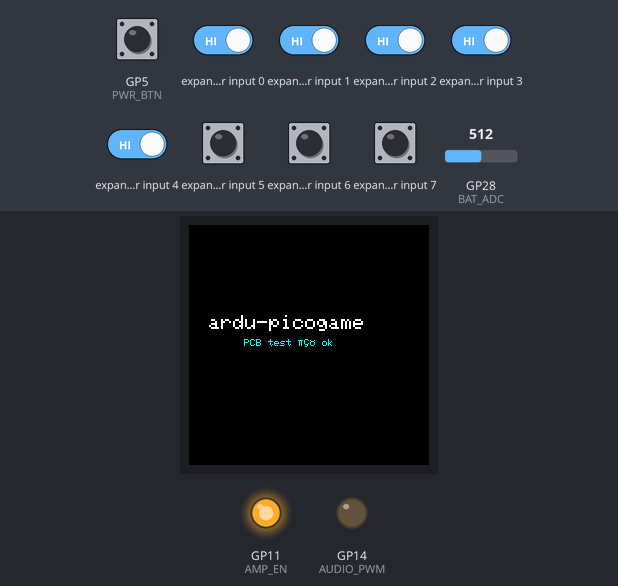
This sketch was run on a simulated Raspberry Pi Pico. Shown: 240×240 colour display, output pins drawn as LEDs (lit = HIGH). Wiring (inferred from the names in the program): input shift register (74HC165): load GP4; clock GP3; serial out GP2. The test bench sets the inputs (shaded band); at power-on: GP5 (PWR_BTN), expander input 0–7 HIGH, GP28 (BAT_ADC) = 512. Pins used as bus, display or sensor lines are not drawn; what the sketch prints to the serial monitor is not drawn.

Above: at 0.7 s.
At 2.6 s:
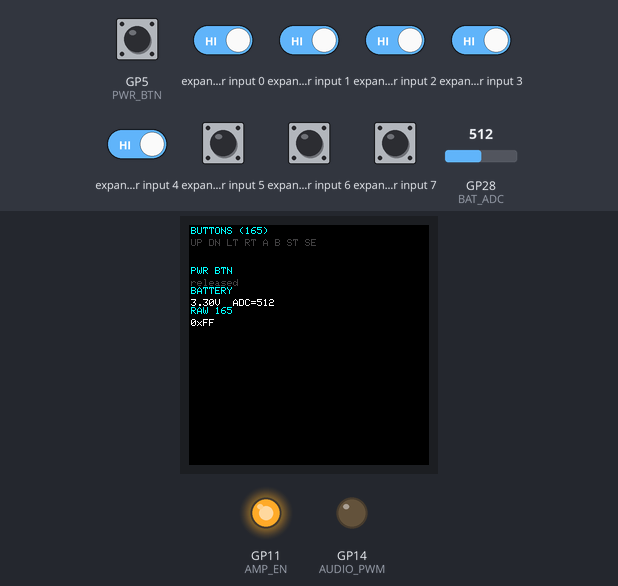
2.7 s: GP5 (PWR_BTN) pulled LOW for 0.15 s
At 2.79 s:
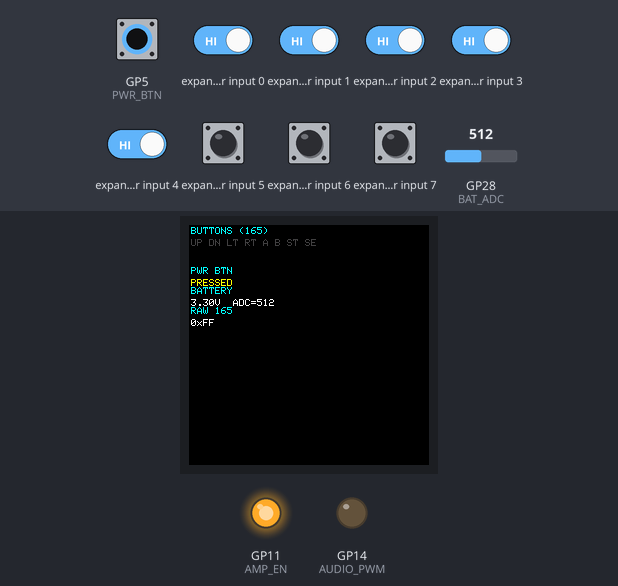
4.3 s: expander input 0 driven LOW
At 4.8 s:
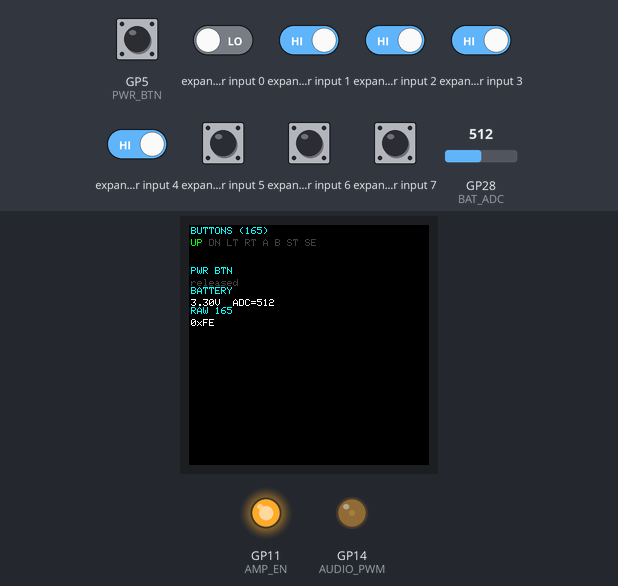
5.8 s: expander input 1 driven LOW
At 6.5 s:
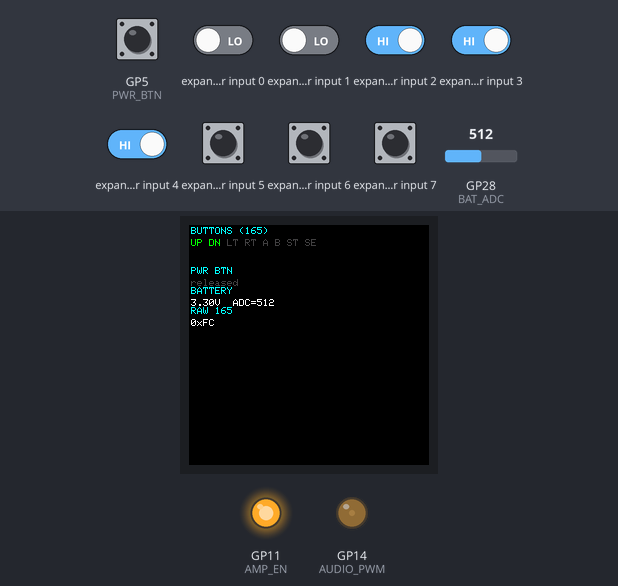
7.3 s: expander input 2 driven LOW
8.8 s: expander input 3 driven LOW
At 10.0 s:
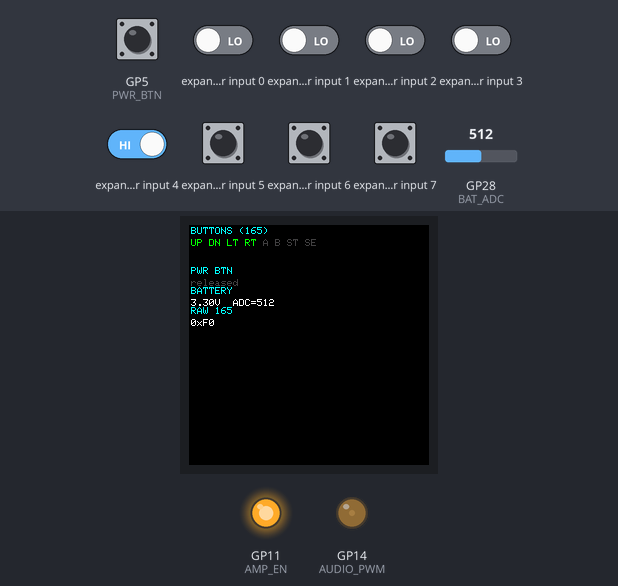
10.3 s: expander input 4 driven LOW
Timing chart, 0 to 12.8 s (numbered marks = the images above; inputs shaded):
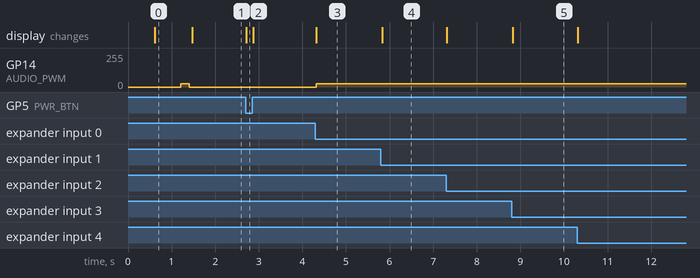

The sketch:

pcb_test.ino
```cpp
/*
 * pcb_test.ino — Hardware test for ardu-picogame PCB
 * Target: Raspberry Pi Pico (RP2040)
 * Core:   Earle Philhower arduino-pico
 * Libs:   Adafruit_GFX, Adafruit_ST7789
 *
 * Tests:
 *   - ST7789 240x240 LCD (SPI0)
 *   - 74HC165 shift register (8 buttons)
 *   - Power button (GP5)
 *   - Audio PWM + amplifier enable
 *   - Battery ADC (GP28/ADC2)
 *
 * Serial output at 115200 baud mirrors the display for debugging.
 */

#include <Adafruit_GFX.h>
#include <Adafruit_ST7789.h>
#include <SPI.h>

// ── Pin definitions (GPIO numbers, Philhower core) ───────────────────────────
// 74HC165 shift register
#define BTN_DATA  2   // GP2,  Pin 4  — Q7 serial output
#define BTN_CLK   3   // GP3,  Pin 5  — CP clock
#define BTN_PL    4   // GP4,  Pin 6  — /PL parallel load (active-low)

#define PWR_BTN   5   // GP5,  Pin 7  — power button (active-low)

#define AMP_EN    11  // GP11, Pin 15 — amplifier enable (HIGH = on)
#define LCD_SD_EN 12  // GP12, Pin 16 — TCK107AF CTRL, active-HIGH (powers all peripherals)
#define AUDIO_PWM 14  // GP14, Pin 19 — PWM audio out

// SPI0 — LCD
#define LCD_MISO  16  // GP16, Pin 21 — SPI0 RX (SD card only, LCD write-only)
#define LCD_CS    17  // GP17, Pin 22 — SPI0 CSn
#define LCD_CLK   18  // GP18, Pin 24 — SPI0 SCK
#define LCD_MOSI  19  // GP19, Pin 25 — SPI0 TX
#define LCD_DC    20  // GP20, Pin 26 — data/command select
#define LCD_RST   21  // GP21, Pin 27 — reset
#define LCD_BL    22  // GP22, Pin 29 — backlight (HIGH = on)

#define BAT_ADC   28  // GP28/ADC2, Pin 34 — battery voltage divider

// ── Adjust to match your PCB button wiring (which input of 165 = which button)
// 74HC165 shifts out H first (bit 7), then G … A (bit 0). Active-low.
#define BTN_UP     0
#define BTN_DOWN   1
#define BTN_LEFT   2
#define BTN_RIGHT  3
#define BTN_START  4
#define BTN_SELECT 5
#define BTN_A      6
#define BTN_B      7

// ── Battery divider ratio — adjust if your PCB uses a different ratio ────────
// Example: 100k + 100k divider → ratio 2.0 (measures up to 6.6V for LiPo)
// If BAT_ADC is wired directly (3.3V max): ratio = 1.0
#define BAT_DIVIDER_RATIO  2.0f

// Audio duty cycle: 0–255 (128 = 50% = loudest). Lower = quieter.
#define AUDIO_DUTY  24

// ── Colours ──────────────────────────────────────────────────────────────────
#define COL_BG      ST77XX_BLACK
#define COL_ACTIVE  ST77XX_GREEN
#define COL_IDLE    0x4208  // dark grey
#define COL_TEXT    ST77XX_WHITE
#define COL_LABEL   ST77XX_CYAN
#define COL_WARN    ST77XX_YELLOW

// ── LCD ──────────────────────────────────────────────────────────────────────
Adafruit_ST7789 tft(LCD_CS, LCD_DC, LCD_RST);

// ── 74HC165 read ─────────────────────────────────────────────────────────────
// Returns 8-bit parallel input: bit 7 = H input, bit 0 = A input.
// Buttons are active-low: 0 = pressed, 1 = released.
static uint8_t read165() {
    // Latch parallel inputs
    digitalWrite(BTN_PL, LOW);
    delayMicroseconds(1);
    digitalWrite(BTN_PL, HIGH);
    // Shift out 8 bits; first bit already on Q7 after latch
    uint8_t val = 0;
    for (int i = 7; i >= 0; i--) {
        val |= (uint8_t)(digitalRead(BTN_DATA) << i);
        digitalWrite(BTN_CLK, HIGH);
        delayMicroseconds(1);
        digitalWrite(BTN_CLK, LOW);
        delayMicroseconds(1);
    }
    return val;
}

static inline bool pressed(uint8_t state, uint8_t bit) {
    return !(state & (1u << bit));
}

// ── Setup ────────────────────────────────────────────────────────────────────
void setup() {
    Serial.begin(115200);
    delay(400);
    Serial.println("=== ardu-picogame PCB test ===");

    // 74HC165
    pinMode(BTN_DATA, INPUT);
    pinMode(BTN_CLK,  OUTPUT);
    pinMode(BTN_PL,   OUTPUT);
    digitalWrite(BTN_CLK, LOW);
    digitalWrite(BTN_PL,  HIGH);

    // Power button
    pinMode(PWR_BTN, INPUT_PULLUP);

    // Amplifier (enable now so startup beep works)
    pinMode(AMP_EN, OUTPUT);
    digitalWrite(AMP_EN, HIGH);

    // GP12 = TCK107AF load switch enable, active-HIGH.
    // HIGH = 3.3V power ON to all peripherals (LCD, buttons, amp).
    pinMode(LCD_SD_EN, OUTPUT);
    digitalWrite(LCD_SD_EN, HIGH);

    // Remap SPI0 to LCD pins before tft.init()
    SPI.setSCK(LCD_CLK);
    SPI.setTX(LCD_MOSI);
    SPI.setRX(LCD_MISO);

    tft.init(240, 240);
    tft.setSPISpeed(40000000);
    tft.setRotation(2);
    tft.fillScreen(COL_BG);

    // Splash screen
    tft.setTextColor(COL_TEXT);
    tft.setTextSize(2);
    tft.setCursor(20, 90);
    tft.print("ardu-picogame");
    tft.setCursor(55, 114);
    tft.setTextSize(1);
    tft.setTextColor(COL_LABEL);
    tft.print("PCB test — ok");
    delay(600);

    // Startup beep: two rising tones
    analogWriteFreq(880);  analogWrite(AUDIO_PWM, AUDIO_DUTY); delay(100);
    analogWriteFreq(1760); analogWrite(AUDIO_PWM, AUDIO_DUTY); delay(100);
    analogWrite(AUDIO_PWM, 0);

    tft.fillScreen(COL_BG);

    // Draw static labels (only once)
    tft.setTextSize(1);
    tft.setTextColor(COL_LABEL);
    tft.setCursor(2,  2);  tft.print("BUTTONS (165)");
    tft.setCursor(2, 42);  tft.print("PWR BTN");
    tft.setCursor(2, 62);  tft.print("BATTERY");
    tft.setCursor(2, 82);  tft.print("RAW 165");

    Serial.println("Setup done. Monitoring...");
}

// ── Loop ─────────────────────────────────────────────────────────────────────
static uint8_t prevBtns   = 0xFF;
static bool    prevPwr    = false;

void loop() {
    uint8_t btns = read165();
    bool    pwr  = (digitalRead(PWR_BTN) == LOW);

    // Battery: ADC → voltage
    int   adcRaw = analogRead(BAT_ADC);
    float batV   = adcRaw * (3.3f / 1023.0f) * BAT_DIVIDER_RATIO;

    // ── Update display ────────────────────────────────────────────────────
    // Buttons row
    struct { const char* lbl; uint8_t bit; } bmap[] = {
        {"UP", BTN_UP}, {"DN", BTN_DOWN}, {"LT", BTN_LEFT}, {"RT", BTN_RIGHT},
        {"A",  BTN_A},  {"B",  BTN_B},   {"ST", BTN_START}, {"SE", BTN_SELECT}
    };
    tft.setTextSize(1);
    tft.setCursor(2, 14);
    for (auto& b : bmap) {
        bool p = pressed(btns, b.bit);
        tft.setTextColor(p ? COL_ACTIVE : COL_IDLE, COL_BG);
        tft.print(b.lbl);
        tft.print(" ");
    }

    // Raw byte
    tft.setCursor(2, 94);
    tft.setTextColor(COL_TEXT, COL_BG);
    tft.print("0x");
    if (btns < 0x10) tft.print("0");
    tft.print(btns, HEX);
    tft.print("  ");

    // Power button
    tft.setCursor(2, 54);
    tft.setTextColor(pwr ? COL_WARN : COL_IDLE, COL_BG);
    tft.print(pwr ? "PRESSED   " : "released  ");

    // Battery
    tft.setCursor(2, 74);
    tft.setTextColor(COL_TEXT, COL_BG);
    tft.print(batV, 2);
    tft.print("V  ADC=");
    tft.print(adcRaw);
    tft.print("   ");

    // ── Serial log on change ──────────────────────────────────────────────
    if (btns != prevBtns) {
        Serial.print("165=0x"); Serial.print(btns, HEX);
        Serial.print("  pressed:");
        for (auto& b : bmap) {
            if (pressed(btns, b.bit)) {
                Serial.print(" "); Serial.print(b.lbl);
            }
        }
        Serial.println();
        prevBtns = btns;
    }
    if (pwr != prevPwr) {
        Serial.println(pwr ? "PWR BTN: pressed" : "PWR BTN: released");
        prevPwr = pwr;
    }

    // ── Audio: each button plays a distinct note ───────────────────────────
    {
        uint32_t freq = 0;
        if      (pressed(btns, BTN_A))      freq = 440;
        else if (pressed(btns, BTN_B))      freq = 494;
        else if (pressed(btns, BTN_UP))     freq = 523;
        else if (pressed(btns, BTN_DOWN))   freq = 587;
        else if (pressed(btns, BTN_LEFT))   freq = 659;
        else if (pressed(btns, BTN_RIGHT))  freq = 698;
        else if (pressed(btns, BTN_START))  freq = 784;
        else if (pressed(btns, BTN_SELECT)) freq = 880;

        if (freq) { analogWriteFreq(freq); analogWrite(AUDIO_PWM, AUDIO_DUTY); }
        else       analogWrite(AUDIO_PWM, 0);
    }

    delay(20);
}
```

Measured:
- after the input at 2.7 s, the display: changes at once (image 2)
- after the input at 4.3 s, GP14 (AUDIO_PWM): 0/255 → 24/255 at once; the display: changes at once (image 3)
- after the input at 5.8 s, the display: changes at once (image 4)
- after the input at 8.8 s, the display: changes at once (image 5)
- what the display in image 0 shows lasts 0.9 s, from 0.6 s to 1.5 s
